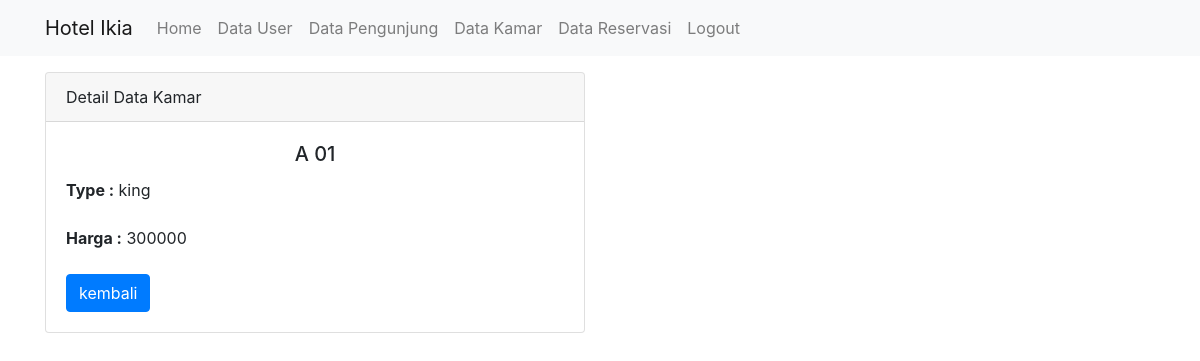
The page /hotel-server/kamar/detail/1 on the database its author committed.
### tables this page shows
CREATE TABLE `kamar` (
  `id_kamar` int(11) NOT NULL,
  `no_kamar` varchar(10) NOT NULL,
  `type` enum('king','double','single','queen') NOT NULL,
  `harga` int(50) NOT NULL
);

### hotel-server/application/controllers/Kamar.php (called while the page is built, shortened)
<?php
class Kamar extends CI_Controller {
   public function __construct(){
        $this->load->model('Kamar_model');
   }
    public function detail($id_kamar){
        $data['title']='Detail kamar';
        $data['kamar']=$this->Kamar_model->getkamarByID($id_kamar);
        $this->load->view('template/header',$data);
        $this->load->view('kamar/detail',$data);
    }
}
?>

### hotel-server/index.php (called while the page is built, shortened)
<?php
require_once BASEPATH.'core/CodeIgniter.php';

### hotel-server/application/models/Kamar_model.php (called while the page is built, shortened)
<?php
class Kamar_model extends CI_Model {
    public function getkamarByID($id_kamar){
        return $this->db->get_where('kamar',['id_kamar'=>$id_kamar])->row_array();
    }
}
?>

### hotel-server/application/views/kamar/detail.php (the view)
<div class="container">
    <div class="row mt-3">
        <div class="col-md-6">
            <div class="card">
                <div class="card-header">
                    Detail Data Kamar
                </div>
                    <div class="card-body">
                        <center><h5 class="card-title"><?= $kamar['no_kamar']; ?></h5></center>
                        <p class="card=text">
                            <label for=""><b>Type :</b></label>
                            <?= $kamar['type']; ?>
                        </p>
                        <p class="card=text">
                            <label for=""><b>Harga :</b></label>
                            <?= $kamar['harga']; ?>
                        </p>
                        <a href="<?= base_url(); ?>kamar" class="btn btn-primary">kembali</a>
                    </div>
            </div>
        </div>
    </div>
</div>

### rows shown on the page
kamar: no_kamar "A 01", type "king", harga "300000"
